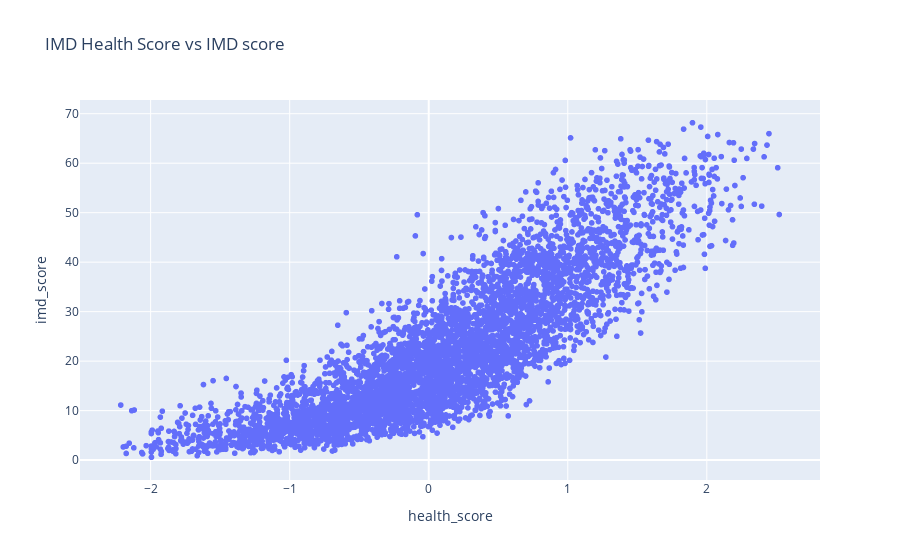

Notebook code cell kept with this figure:
### Code cell
fig = px.scatter(loneliness_health, y='imd_score', x='health_score', title='IMD Health Score vs IMD score')
fig.show()

### Figure 1 — Plotly figure (JSON) as saved in the notebook; plotly's stock layout.template omitted (floating-point values rounded to 4 significant figures; data arrays with more than 128 entries replaced by an {"elided": "..."} marker saying what was removed)
{"data": [{"hovertemplate": "health_score=%{x}<br>imd_score=%{y}<extra></extra>", "legendgroup": "", "marker": {"color": "#636efa", "symbol": "circle"}, "mode": "markers", "name": "", "showlegend": false, "type": "scattergl", "x": {"elided": "4943 float values"}, "xaxis": "x", "y": {"elided": "4943 float values"}, "yaxis": "y"}], "layout": {"autosize": true, "legend": {"tracegroupgap": 0}, "title": {"text": "IMD Health Score vs IMD score"}, "xaxis": {"anchor": "y", "autorange": true, "domain": [0, 1], "range": [-2.494, 2.8], "title": {"text": "health_score"}, "type": "linear"}, "yaxis": {"anchor": "x", "autorange": true, "domain": [0, 1], "range": [-4.373, 73.13], "title": {"text": "imd_score"}, "type": "linear"}}}
